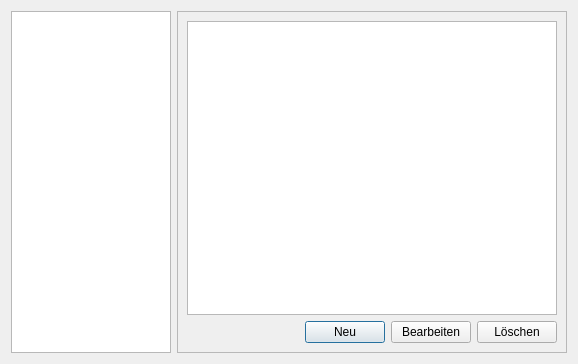
<?xml version="1.0" encoding="UTF-8"?>
<ui version="4.0">
 <class>ArkEchoSettingsView</class>
 <widget class="QDialog" name="ArkEchoSettingsView">
  <property name="geometry">
   <rect>
    <x>0</x>
    <y>0</y>
    <width>578</width>
    <height>364</height>
   </rect>
  </property>
  <property name="windowTitle">
   <string>Dialog</string>
  </property>
  <layout class="QGridLayout" name="gridLayout">
   <item row="0" column="0">
    <widget class="QListWidget" name="lwSettings">
     <property name="sizePolicy">
      <sizepolicy hsizetype="Expanding" vsizetype="Expanding">
       <horstretch>0</horstretch>
       <verstretch>0</verstretch>
      </sizepolicy>
     </property>
     <property name="maximumSize">
      <size>
       <width>160</width>
       <height>16777215</height>
      </size>
     </property>
    </widget>
   </item>
   <item row="0" column="1">
    <widget class="QStackedWidget" name="swSettings">
     <property name="frameShape">
      <enum>QFrame::StyledPanel</enum>
     </property>
     <property name="currentIndex">
      <number>0</number>
     </property>
     <widget class="QWidget" name="swPageDirectories">
      <layout class="QGridLayout" name="gridLayout_2">
       <item row="0" column="0">
        <widget class="QListWidget" name="lwDirectories"/>
       </item>
       <item row="1" column="0">
        <layout class="QHBoxLayout" name="horizontalLayout">
         <item>
          <spacer name="horizontalSpacer">
           <property name="orientation">
            <enum>Qt::Horizontal</enum>
           </property>
           <property name="sizeHint" stdset="0">
            <size>
             <width>40</width>
             <height>20</height>
            </size>
           </property>
          </spacer>
         </item>
         <item>
          <widget class="QPushButton" name="pbDirectoryNew">
           <property name="text">
            <string>Neu</string>
           </property>
          </widget>
         </item>
         <item>
          <widget class="QPushButton" name="pbDirectoryEdit">
           <property name="text">
            <string>Bearbeiten</string>
           </property>
          </widget>
         </item>
         <item>
          <widget class="QPushButton" name="pbDirectoryDelete">
           <property name="text">
            <string>Löschen</string>
           </property>
          </widget>
         </item>
        </layout>
       </item>
      </layout>
     </widget>
    </widget>
   </item>
  </layout>
 </widget>
 <resources/>
 <connections/>
</ui>
